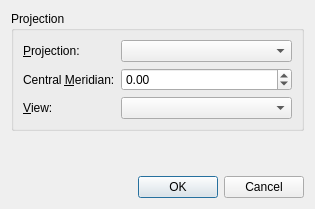
<?xml version="1.0" encoding="UTF-8"?>
<ui version="4.0">
 <class>SetProjectionDialog</class>
 <widget class="QDialog" name="SetProjectionDialog">
  <property name="geometry">
   <rect>
    <x>0</x>
    <y>0</y>
    <width>315</width>
    <height>209</height>
   </rect>
  </property>
  <property name="windowTitle">
   <string>Set Projection</string>
  </property>
  <property name="windowIcon">
   <iconset resource="../qt-resources/qt_resources.qrc">
    <normaloff>:/GPlates-icon-160x160-opaque.png</normaloff>:/GPlates-icon-160x160-opaque.png</iconset>
  </property>
  <layout class="QVBoxLayout" name="verticalLayout">
   <item>
    <widget class="QGroupBox" name="groupBox">
     <property name="title">
      <string>Projection</string>
     </property>
     <layout class="QFormLayout" name="formLayout">
      <item row="0" column="0">
       <widget class="QLabel" name="label_select_globe_map_projection">
        <property name="text">
         <string>&amp;Projection:</string>
        </property>
        <property name="buddy">
         <cstring>combo_globe_map_projection</cstring>
        </property>
       </widget>
      </item>
      <item row="0" column="1">
       <widget class="QComboBox" name="combo_globe_map_projection">
        <property name="sizePolicy">
         <sizepolicy hsizetype="MinimumExpanding" vsizetype="Fixed">
          <horstretch>0</horstretch>
          <verstretch>0</verstretch>
         </sizepolicy>
        </property>
       </widget>
      </item>
      <item row="1" column="0">
       <widget class="QLabel" name="label_set_map_central_meridian">
        <property name="text">
         <string>Central &amp;Meridian:</string>
        </property>
        <property name="buddy">
         <cstring>spin_central_meridian</cstring>
        </property>
       </widget>
      </item>
      <item row="1" column="1">
       <widget class="QDoubleSpinBox" name="spin_central_meridian">
        <property name="sizePolicy">
         <sizepolicy hsizetype="MinimumExpanding" vsizetype="Fixed">
          <horstretch>0</horstretch>
          <verstretch>0</verstretch>
         </sizepolicy>
        </property>
        <property name="minimum">
         <double>-180.000000000000000</double>
        </property>
        <property name="maximum">
         <double>180.000000000000000</double>
        </property>
       </widget>
      </item>
      <item row="2" column="0">
       <widget class="QLabel" name="label_select_viewport_projection">
        <property name="text">
         <string>&amp;View:</string>
        </property>
        <property name="buddy">
         <cstring>combo_viewport_projection</cstring>
        </property>
       </widget>
      </item>
      <item row="2" column="1">
       <widget class="QComboBox" name="combo_viewport_projection">
        <property name="sizePolicy">
         <sizepolicy hsizetype="MinimumExpanding" vsizetype="Fixed">
          <horstretch>0</horstretch>
          <verstretch>0</verstretch>
         </sizepolicy>
        </property>
       </widget>
      </item>
     </layout>
    </widget>
   </item>
   <item>
    <spacer name="verticalSpacer">
     <property name="orientation">
      <enum>Qt::Vertical</enum>
     </property>
     <property name="sizeHint" stdset="0">
      <size>
       <width>20</width>
       <height>0</height>
      </size>
     </property>
    </spacer>
   </item>
   <item>
    <widget class="QDialogButtonBox" name="main_buttonbox">
     <property name="standardButtons">
      <set>QDialogButtonBox::Cancel|QDialogButtonBox::Ok</set>
     </property>
    </widget>
   </item>
  </layout>
 </widget>
 <resources>
  <include location="../qt-resources/qt_resources.qrc"/>
 </resources>
 <connections/>
</ui>
